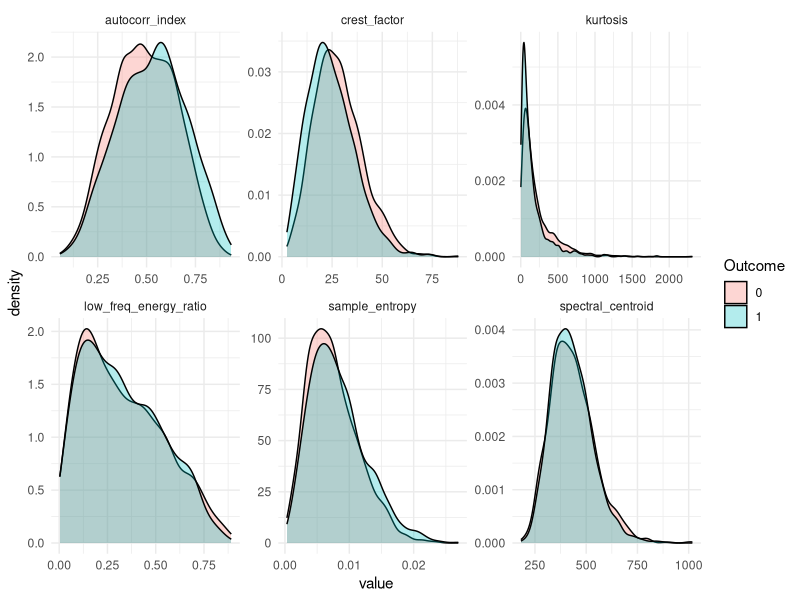
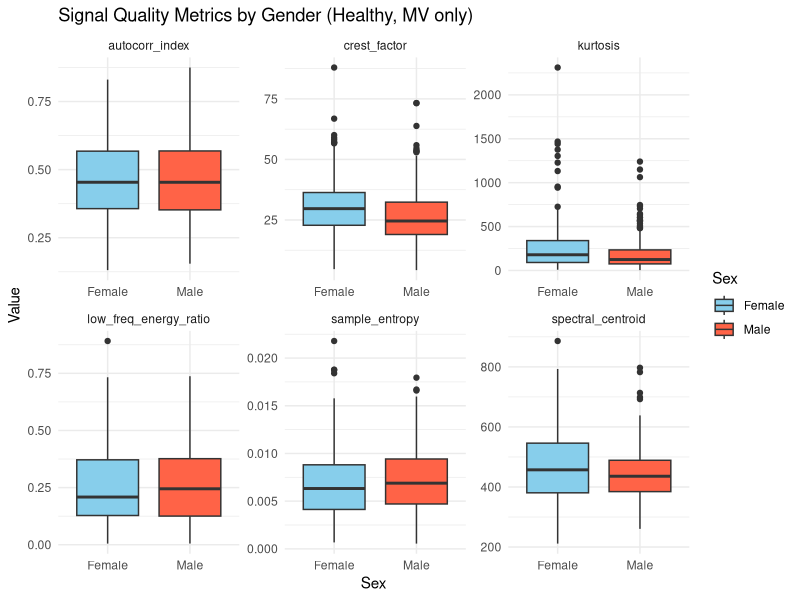
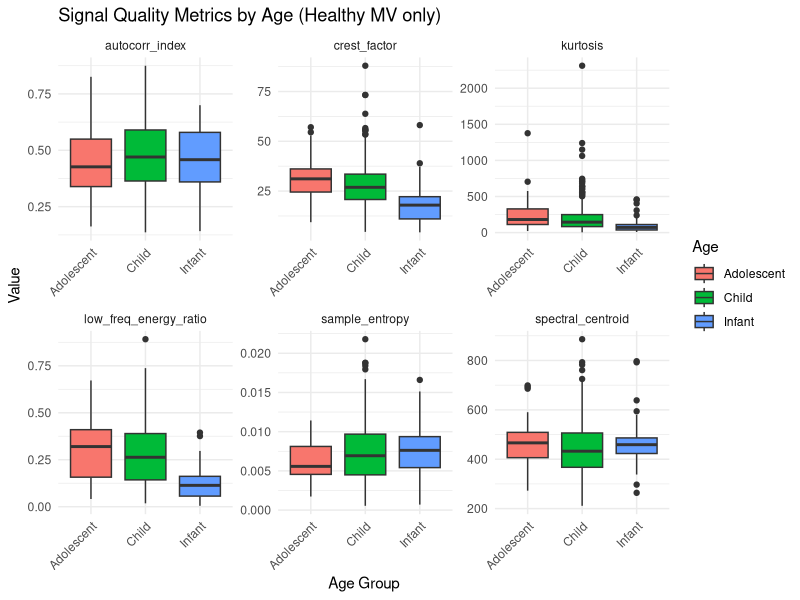

The R script that drew these images, in order:
## ---- chunk 1
knitr::opts_chunk$set(echo = TRUE)
## ---- chunk 2
library(dplyr)
library(readr)
library(tidyr)
library(ggplot2)
library(purrr)
library(broom)
## ---- chunk 3
quality_metrics <- read_csv("quality_metrics_physionet.csv")
master <- read_csv("master_csv_physionet.csv")
merged_data <- inner_join(quality_metrics, master, 
                          by = c("filename" = "NewFileName"))

training_data <- read_csv("training_data (physionet).csv")

# Extract Patient ID from Original FileName
merged_data <- merged_data %>%
  mutate(Patient_ID = as.integer(sub("_.*", "", OriginalFileName))) 
training_data <- training_data %>%
  mutate(Patient_ID = as.integer(`Patient ID`))

# Merge demographics 
final_merged <- left_join(merged_data, training_data, by = "Patient_ID")

write_csv(final_merged, "master_dataset_merged.csv")

head(final_merged)
glimpse(final_merged)

## ---- chunk 4
# Number of patients
final_merged %>% summarise(n_distinct(Patient_ID))

# Checking for missing values
sum(is.na(final_merged))
colSums(is.na(final_merged))
final_merged <- final_merged %>%filter(!is.na(Outcome.x))
dim(final_merged)

# Checking for balanced data set 
final_merged %>% 
  group_by(Outcome.x) %>% 
  summarise(unique= n_distinct(Patient_ID)) 

# Checking on murmur quality distribution  
final_merged %>% 
  group_by(`Systolic murmur quality`) %>% 
  summarise(unique= n_distinct(Patient_ID))

# Checking on gender distribution 
final_merged %>% 
  group_by(Sex) %>%
  summarise(unique = n_distinct(Patient_ID))

# Checking on age distribution
final_merged %>% group_by(Age) %>% 
  summarise(unique = n_distinct(Patient_ID))

# Checking on pregnancy numbers 
final_merged %>% group_by(`Pregnancy status`) %>% 
  summarise(unique = n_distinct(Patient_ID))

# Checking on the presence of murmurs between groups
final_merged %>% 
  group_by(Outcome.x, Murmur) %>%
  summarise(unique = n_distinct(Patient_ID), .groups = "drop_last") %>% 
  mutate(prop = unique/ sum(unique))

# Checking on proportion of audible location 
final_merged %>%
  count(`Most audible location`, sort = TRUE) %>%
  mutate(prop = n / sum(n))

# Checking on type or murmur timing associated with murmur quality for the healthy population 
final_merged %>% filter(Outcome.x == 0) %>% 
  group_by(`Systolic murmur timing`, `Systolic murmur quality`) %>% 
  summarise(unique = n_distinct(Patient_ID))

# Checking on type or murmur timing associated with murmur quality for the diseased population 
final_merged %>% filter(Outcome.x == 1) %>% 
  group_by(`Systolic murmur timing`, `Systolic murmur quality`) %>% 
  summarise(unique = n_distinct(Patient_ID))

# Extract valve site from filename
valve_counts <- final_merged %>%
  mutate(valve_site = sub(".*_(..)\\.wav", "\\1", OriginalFileName)) %>%
  count(valve_site, sort = TRUE)

# Checking on valve sites
print(valve_counts)

## ---- chunk 5
final_merged%>% pivot_longer(
  cols = c(autocorr_index, crest_factor, kurtosis, low_freq_energy_ratio, sample_entropy, spectral_centroid),
  names_to = "metric", 
  values_to = "value") %>% 
  ggplot(aes(x = value, fill = factor(Outcome.x))) + 
  geom_density(alpha = 0.3) + 
  facet_wrap(~metric, scales = 'free') + 
  theme_minimal() + 
  labs(fill = "Outcome")

## ---- chunk 6
metrics <- c("autocorr_index", "crest_factor", "kurtosis", 
             "low_freq_energy_ratio", "sample_entropy", "spectral_centroid")

wilcox_results <- map_df(metrics, ~ { # function created to map each metric
  test_data <- final_merged %>%
    filter(!is.na(Outcome.x), !is.na(.data[[.x]])) %>%
    select(Outcome.x, all_of(.x))
  
  test <- wilcox.test(test_data[[.x]] ~ test_data$Outcome.x, exact = FALSE) # distribution of metric between the two groups 
  
  tidy(test) %>%
    mutate(metric = .x) %>%      # ✅ add the metric name here
    select(metric, everything()) # put metric first
})

wilcox_results %>%
  arrange(p.value)
## ---- chunk 7
mv_data <- final_merged %>%
  filter(grepl("_MV", OriginalFileName)) %>%
  filter(Outcome.x %in% c(0, 1))  

mv_long <- mv_data %>%
  select(Outcome.x, kurtosis, spectral_centroid, low_freq_energy_ratio, sample_entropy, autocorr_index, crest_factor) %>%
  pivot_longer(-Outcome.x, names_to = "Metric", values_to = "Value")

mv_healthy <- final_merged %>%
  filter(grepl("_MV", OriginalFileName)) %>%
  filter(Outcome.x == 0) %>%
  filter(Sex %in% c("Male", "Female"))

mv_healthy_long <- mv_healthy %>%
  select(Sex, sample_entropy, spectral_centroid, crest_factor,
         kurtosis, autocorr_index, low_freq_energy_ratio) %>%
  pivot_longer(-Sex, names_to = "Metric", values_to = "Value")

ggplot(mv_healthy_long, aes(x = Sex, y = Value, fill = Sex)) +
  geom_boxplot() +
  facet_wrap(~ Metric, scales = "free") +
  labs(title = "Signal Quality Metrics by Gender (Healthy, MV only)",
       y = "Value", x = "Sex") +
  theme_minimal() +
  scale_fill_manual(values = c("skyblue", "tomato"))

mv_healthy <- final_merged %>%
  filter(grepl("_MV", OriginalFileName)) %>%
  filter(Outcome.x == 0, Age %in% c("Infant", "Child", "Adolescent"))

mv_healthy_long <- mv_healthy %>%
  select(Age, sample_entropy, spectral_centroid, crest_factor,
         kurtosis, autocorr_index, low_freq_energy_ratio) %>%
  pivot_longer(-Age, names_to = "Metric", values_to = "Value")

ggplot(mv_healthy_long, aes(x = Age, y = Value, fill = Age)) +
  geom_boxplot() +
  facet_wrap(~ Metric, scales = "free") +
  labs(title = "Signal Quality Metrics by Age (Healthy MV only)",
       x = "Age Group", y = "Value") +
  theme_minimal() +
  theme(axis.text.x = element_text(angle = 45, hjust = 1))

## ---- chunk 8

mv_healthy <- final_merged %>%
  filter(grepl("_MV", OriginalFileName)) %>%
  filter(Outcome.x == 0)

mv_normative_summary <- mv_healthy %>%
  filter(Sex %in% c("Male", "Female"), Age %in% c("Infant", "Child", "Adolescent")) %>%
  group_by(Age, Sex) %>%
  summarise(
    sample_entropy_mean = mean(sample_entropy, na.rm = TRUE),
    sample_entropy_sd = sd(sample_entropy, na.rm = TRUE),
    sample_entropy_p5 = quantile(sample_entropy, 0.05, na.rm = TRUE),
    sample_entropy_p95 = quantile(sample_entropy, 0.95, na.rm = TRUE),

    spectral_centroid_mean = mean(spectral_centroid, na.rm = TRUE),
    spectral_centroid_sd = sd(spectral_centroid, na.rm = TRUE),
    spectral_centroid_p5 = quantile(spectral_centroid, 0.05, na.rm = TRUE),
    spectral_centroid_p95 = quantile(spectral_centroid, 0.95, na.rm = TRUE),

    crest_factor_mean = mean(crest_factor, na.rm = TRUE),
    crest_factor_sd = sd(crest_factor, na.rm = TRUE),
    crest_factor_p5 = quantile(crest_factor, 0.05, na.rm = TRUE),
    crest_factor_p95 = quantile(crest_factor, 0.95, na.rm = TRUE)
  )
mv_normative_summary
